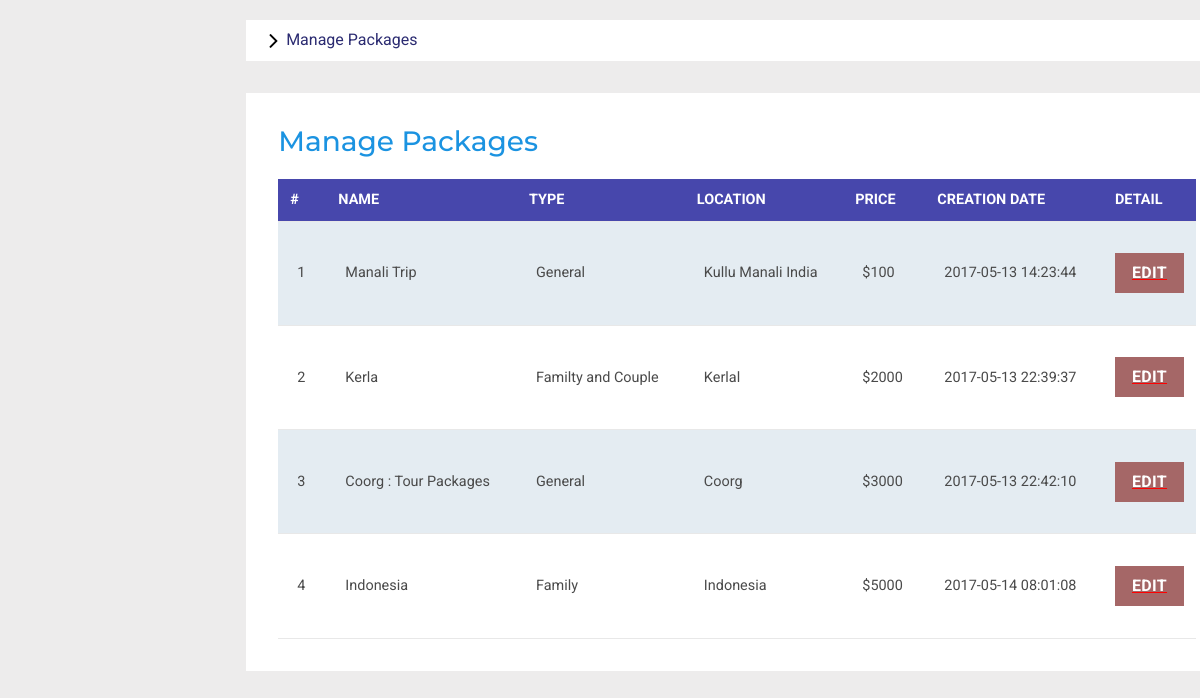
Screenshot of /Admin/managepackages.php (signed in) with the database file from the repository.
### tables this page shows
CREATE TABLE `tmstourpackages` (
  `PackageId` int(11) NOT NULL,
  `PackageName` varchar(200) DEFAULT NULL,
  `PackageType` varchar(150) DEFAULT NULL,
  `PackageLocation` varchar(100) DEFAULT NULL,
  `PackagePrice` int(11) DEFAULT NULL,
  `PackageFetures` varchar(255) DEFAULT NULL,
  `PackageDetails` mediumtext DEFAULT NULL,
  `PackageImage` varchar(100) DEFAULT NULL,
  `Creationdate` timestamp NULL DEFAULT current_timestamp(),
  `UpdationDate` timestamp NULL DEFAULT NULL ON UPDATE current_timestamp()
);

### Admin/managepackages.php (the view, shortened to what this page needs)
<?php
include('included/config.php');
if(strlen($_SESSION['alogin'])==0)
	{
header('location:index.php');
}
else{
	?>
<!DOCTYPE HTML>
<html>
<head>
<link href="css/bootstrap.min.css" rel='stylesheet' type='text/css' />
<link href="css/style.css" rel='stylesheet' type='text/css' />
<link rel="stylesheet" href="css/morris.css" type="text/css"/>
<link href="css/font-awesome.css" rel="stylesheet">
<link rel="stylesheet" type="text/css" href="css/table-style.css" />
<link rel="stylesheet" type="text/css" href="css/basictable.css" />
<link rel="stylesheet" href="css/icon-font.min.css" type='text/css' />
</head>
<body>
   <div class="page-container">
<div class="left-content">
	   <div class="mother-grid-inner">
<ol class="breadcrumb">
                <li class="breadcrumb-item"><i class="fa fa-angle-right"></i>Manage Packages</li>
            </ol>
<div class="agile-grids">
				<div class="agile-tables">
					<div class="w3l-table-info">
					  <h2>Manage Packages</h2>
					    <table id="table">
						<thead>
						  <tr>
						  <th>#</th>
							<th >Name</th>
							<th>Type</th>
							<th>Location</th>
							<th>Price</th>
							<th>Creation Date</th>
							<th>Detail</th>
						  </tr>
						</thead>
						<tbody>
<?php $sql = "SELECT * from TmsTourPackages";
$query = $con -> prepare($sql);
$query->execute();
$results=$query->fetchAll(PDO::FETCH_OBJ);
$cnt=1;
if($query->rowCount() > 0)
{
foreach($results as $result)
{				?>
						  <tr>
							<td><?php echo htmlentities($cnt);?></td>
							<td><?php echo htmlentities($result->PackageName);?></td>
							<td><?php echo htmlentities($result->PackageType);?></td>
							<td><?php echo htmlentities($result->PackageLocation);?></td>
							<td>$<?php echo htmlentities($result->PackagePrice);?></td>
							<td><?php echo htmlentities($result->Creationdate);?></td>
							<td><a href="updatepackage.php?pid=<?php echo htmlentities($result->PackageId);?>"><button type="button" class="btn btn-primary btn-block">Edit</button></a></td>
						  </tr>
						 <?php $cnt=$cnt+1;} }?>
						</tbody>
					  </table>
					</div>
			</div>
</div>
</div>
</body>
</html>
<?php } ?>

### Admin/css/table-style.css (style rules this page uses)
table { background: wheat; border-collapse: collapse; margin: 1.25em 0 0; width: 100%; }
table tr, table th, table td { border: none; border-bottom: 1px solid #e8e8e8; font-size: .95em; }
table th, table td { padding: 10px 12px; text-align: left; }
table th { background: rgb(71, 71, 172); color: white; text-transform: uppercase; }
table tr td { background: #e4ecf2; color: #4a4a4a; }
table tr:nth-of-type(2n+2) td { background: #ffffff; }
table { width: 100%; }

### rows the page displays
tmstourpackages: PackageName "Manali Trip", PackageType "General", PackageLocation "Kullu Manali India", PackagePrice "100", Creationdate "2017-05-13 14:23:44"
tmstourpackages: PackageName "Kerla", PackageType "Familty and Couple", PackageLocation "Kerlal", PackagePrice "2000", Creationdate "2017-05-13 22:39:37"
tmstourpackages: PackageName "Coorg : Tour Packages", PackageType "General", PackageLocation "Coorg", PackagePrice "3000", Creationdate "2017-05-13 22:42:10"
tmstourpackages: PackageName "Indonesia", PackageType "Family", PackageLocation "Indonesia", PackagePrice "5000", Creationdate "2017-05-14 08:01:08"
